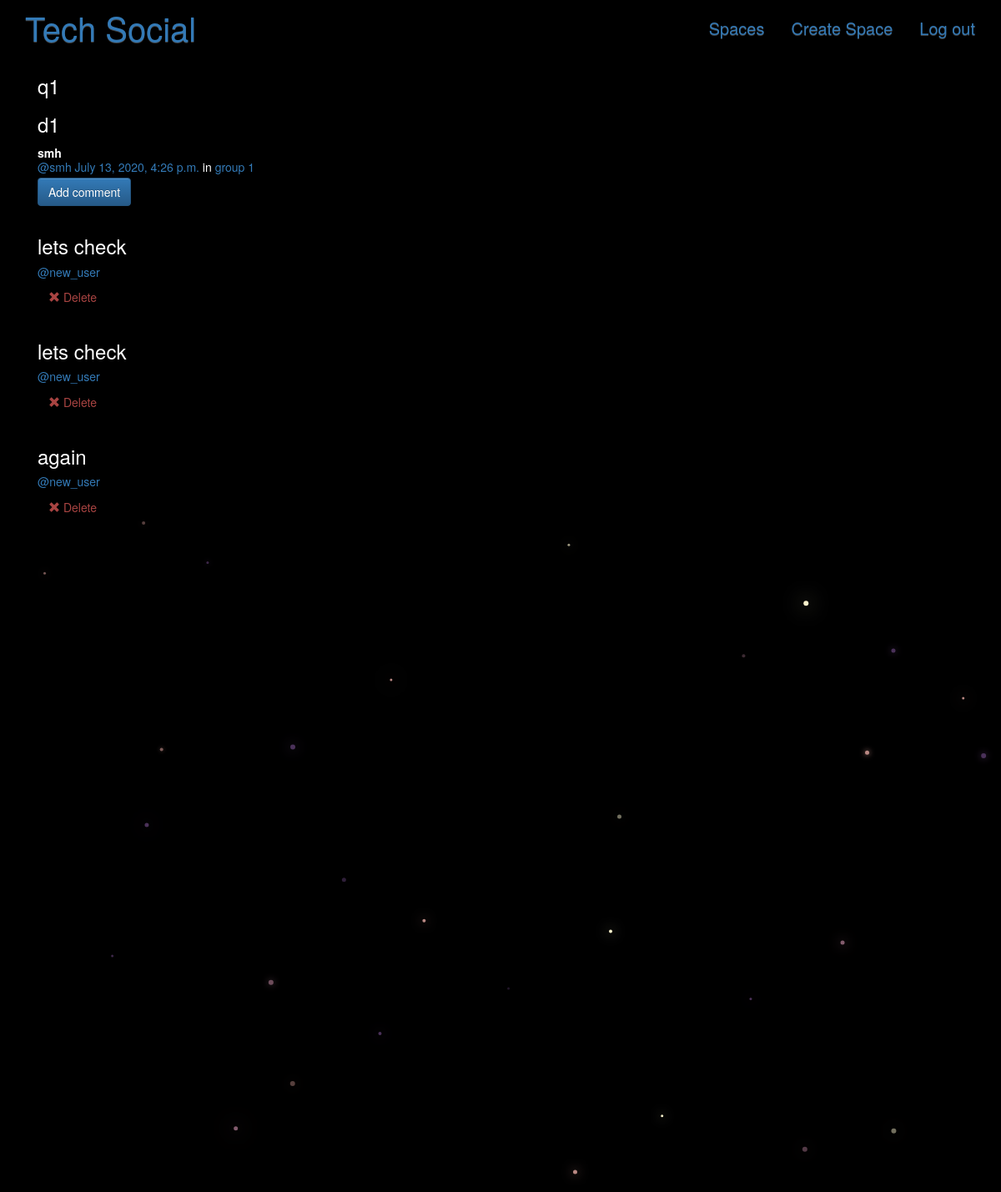
The app's page /posts/by/smh/17/ (signed in), older data.
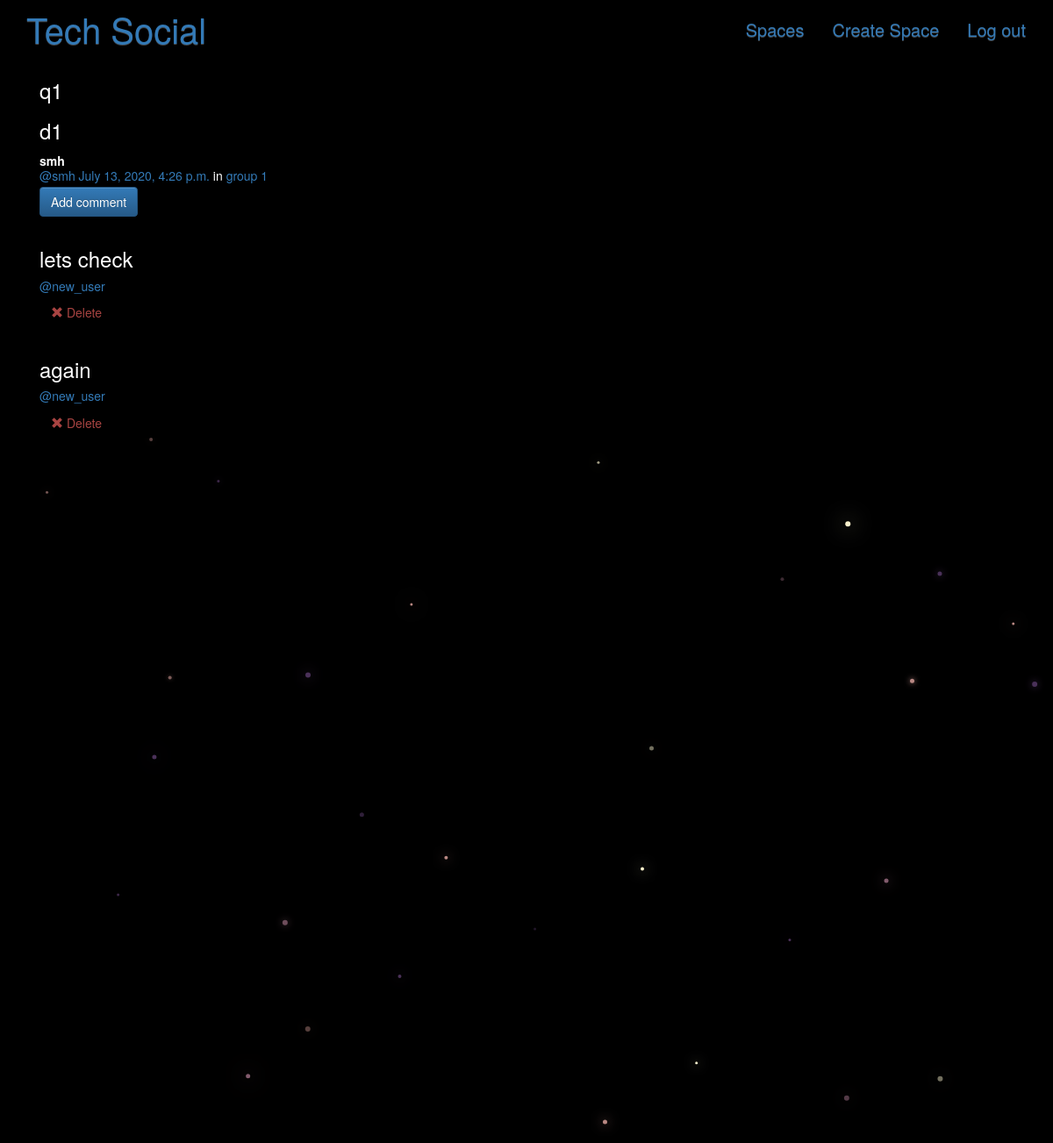
The same page, newer data.
### posts/models.py (models this page shows, shortened)
class Comment(models.Model):
    post = models.ForeignKey(Post, related_name='comments',on_delete=models.CASCADE)
    text = models.TextField()
    text_html = models.TextField(editable=False)
    user = models.ForeignKey(User, related_name="comments",on_delete=models.CASCADE)

### posts/views.py (the view)
# urls.py: url(r"by/(?P<username>[-\w]+)/(?P<pk>\d+)/$",views.PostDetail.as_view(),name="single"),
class PostDetail(SelectRelatedMixin, generic.DetailView):
    model = models.Post
    select_related = ("user", "group")
    def get_queryset(self):
        queryset = super().get_queryset()
        return queryset.filter(
            user__username__iexact=self.kwargs.get("username")
        )

### posts/templates/posts/post_detail.html (shortened to what this page needs)
{% extends "posts/post_base.html" %}
{% block content %}
<div class="col-md-8">
    <div class="post media">
        <h3>{{ post.question }}</h3>
        <h3>{{ post.description_html|safe }}</h3>
        <div class="media-body">
            <strong>{{ post.user.username }}</strong>
            <h5 class="media-heading">
                <span class="username"><a href="{% url 'posts:for_user' username=post.user.username %}">@{{ post.user.username }}</a></span>
                <time class="time"><a href="{% url 'posts:single' username=post.user.username pk=post.pk %}">{{ post.created_at }}</a></time>
                {% if post.group %}
                <span class="group-name">in <a href="#">{{ post.group.name }}</a></span>
                {% endif %}
            </h5>
            <div class="media-footer">
                <a class="btn btn-primary btn-comment" href="{% url 'posts:create2' pk=post.pk %}">Add comment</a>
            </div>
            {% for comment in post.comments.all %}
            <div class="post media">
                <h3>{{ comment.text }}</h3>
                <div class="media-body">
                    <h5 class="media-heading">
                        <span class="username"><a href="{% url 'posts:for_user' username=post.user.username %}">@{{ comment.user.username }}</a></span>
                    </h5>
                    <div class="media-footer">
                        {% if user.is_authenticated and comment.user == user and not hide_delete %}
                            <a href="{% url 'posts:delete_comment' pk=comment.pk %}" title="delete" class="btn btn-simple">
                                <span class="glyphicon glyphicon-remove text-danger" aria-hidden="true"></span>
                                <span class="text-danger icon-label">Delete</span>
                            </a>
                        {% endif %}
                    </div>
                </div>
            </div>
            {% endfor %}
        </div>
    </div>
</div>
{% endblock %}

Row changes from the older to the newer data that the page shows:
removed Comment: text "lets check", user.username "new_user", shows "Delete"
